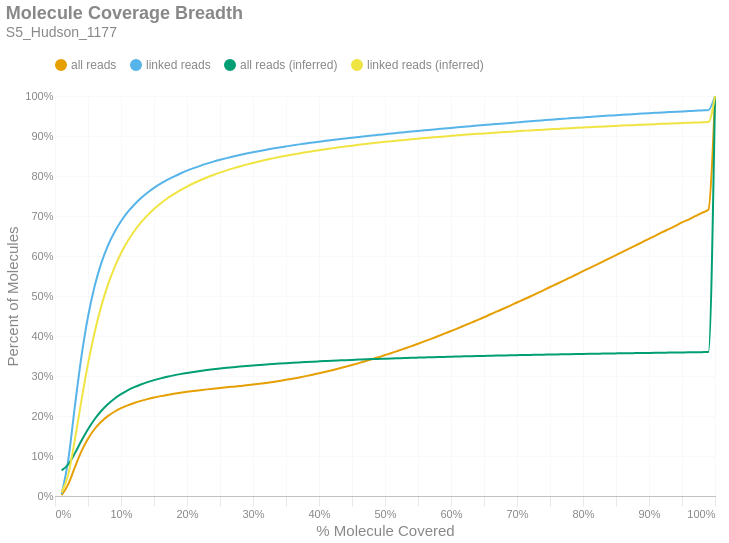

Notebook cell for this chart:
### Markdown cell above
### Molecule Read Coverage
This chart shows molecule coverage breadth as computed by the number of bases aligned to that molecule. In other words, "*how much of each unique long molecule is actually sequenced/aligned?*" Keep in mind there is a distinction between sequences and alignments, since some sequences belonging to a particular molecule may not align well and wouldn't appear in the alignment data. This chart also shows molecule coverage breadth as computed by the *inferred fragment* from which the aligned sequences originate. Unlike read coverage, this calculation takes into account the total insert size, including unsequenced gaps between the forward and reverse reads. Like the previous figures, these are cumulative percents.

### Code cell
if SKIPLR:
    print_html(f"Skipped")
else:
    binned_df = consolidated_hist(valids['coverage_bp'], mask, 0.01, True)
    binned_df_inf = consolidated_hist(valids['coverage_inserts'], mask, 0.01, True)
    binned_df = binned_df.with_columns(pl.lit(binned_df_inf['all reads (cumsum)']).alias('all reads (inferred)'))
    binned_df = binned_df.with_columns(pl.lit(binned_df_inf['linked reads (cumsum)']).alias('linked reads (inferred)'))
    binned_df = binned_df.with_columns(
        (pl.col('bin').cast(pl.Float64) + 0.01).alias('right_edge')
    )

    with SafeRender(binned_df):
        (
            density_plot(binned_df, 'Molecule Coverage Breadth', samplename, 'molcov', ['all reads (inferred)','linked reads (inferred)'])
            .encode(
                #x=alt.X('bin:Q', title="% Molecule Covered").axis(format = '%').scale(padding=0),
                x=alt.X('right_edge:Q', title="% Molecule Covered").axis(format='%').scale(padding=0),
                y=alt.Y('value:Q', title='Percent of Molecules')
                    .axis(format='%')
                    .stack(False)
                    .scale(domainMin=0, padding=0),
                color=alt.Color("key:N").scale(domain = ["all reads", "linked reads", "all reads (inferred)", "linked reads (inferred)"]),
                tooltip = [
                    alt.Tooltip("key:N", title = "Data Type"),
                    alt.Tooltip("range_label:N", title="% Molecule Covered"),
                    alt.Tooltip("value:Q", format = ".2%", title="% Molecules")
                ]
            )
        ).display()

### Figure 1 — Vega-Lite specification as saved in the notebook (floating-point values rounded to 4 significant figures)
{"width": "container", "height": 400, "config": {"title": {"anchor": "start", "dy": -15, "fontSize": 18, "color": "#888888", "subtitleColor": "#888888", "subtitleFontSize": 14}, "arc": {"fill": "#0072B2"}, "axis": {"domainColor": "#888888", "domainWidth": 0.5, "gridWidth": 0.2, "grid": false, "titleFontWeight": 400, "titleFontSize": 15, "labelFontSize": 11, "labelColor": "#888888", "tickColor": "#888888", "tickWidth": 0.2, "titleColor": "#888888"}, "axisBand": {"grid": false}, "axisX": {"grid": true, "tickSize": 10, "domainCap": "round"}, "axisY": {"domain": false, "grid": true, "tickSize": 0, "domainCap": "round"}, "background": "transparent", "header": {"labelFontSize": 15, "labelColor": "#888888", "titleFontSize": 15, "titleFontWeight": 600, "titleColor": "#888888"}, "legend": {"labelFont": "sans-serif", "labelFontSize": 12, "labelColor": "#888888", "symbolSize": 100, "symbolType": "circle", "titleFontSize": 12, "titlePadding": 10, "titleColor": "#888888", "title": null, "orient": "top"}, "range": {"category": ["#E69F00", "#56B4E9", "#009E73", "#F0E442", "#0072B2", "#D55E00", "#CC79A7", "#000000"], "diverging": ["#cfe8f3", "#a2d4ec", "#73bfe2", "#46abdb", "#1696d2", "#12719e"]}, "area": {"fill": "#0072B2", "fillOpacity": 0.7, "line": true, "strokeOpacity": 0.7}, "line": {"color": "#0072B2", "stroke": "#0072B2", "strokeWidth": 2}, "trail": {"color": "#0072B2", "stroke": "#0072B2", "strokeWidth": 0, "size": 1}, "point": {"filled": true, "fillOpacity": 1.0, "size": 95}, "text": {"color": "#888888", "fontSize": 11, "align": "right", "fontWeight": 400, "size": 11}, "bar": {"fill": "#0072B2", "stroke": null}, "view": {"stroke": null, "continuousWidth": 660, "continuousHeight": 400}}, "data": {"name": "data-c5a2cd94aecbf6a130dd27008692536d"}, "mark": {"type": "line", "interpolate": "monotone", "point": {"opacity": 0, "size": 275}}, "encoding": {"color": {"field": "key", "scale": {"domain": ["all reads", "linked reads", "all reads (inferred)", "linked reads (inferred)"]}, "type": "nominal"}, "tooltip": [{"field": "key", "title": "Data Type", "type": "nominal"}, {"field": "range_label", "title": "% Molecule Covered", "type": "nominal"}, {"field": "value", "format": ".2%", "title": "% Molecules", "type": "quantitative"}], "x": {"axis": {"format": "%"}, "field": "right_edge", "scale": {"padding": 0}, "title": "% Molecule Covered", "type": "quantitative"}, "y": {"axis": {"format": "%"}, "field": "value", "scale": {"domainMin": 0, "padding": 0}, "stack": false, "title": "Percent of Molecules", "type": "quantitative"}}, "params": [{"name": "param_c36ac31b6afebe62", "select": {"type": "point", "fields": ["key"]}, "bind": "legend"}], "title": {"text": "Molecule Coverage Breadth", "subtitle": "S5_Hudson_1177"}, "transform": [{"fold": ["all reads (cumsum)", "linked reads (cumsum)", "all reads (inferred)", "linked reads (inferred)"]}, {"calculate": "replace(datum.key, ' (cumsum)', '')", "as": "key"}, {"filter": {"param": "param_c36ac31b6afebe62"}}], "usermeta": {"embedOptions": {"downloadFileName": "S5_Hudson_1177.molcov"}}, "$schema": "https://vega.github.io/schema/vega-lite/v6.1.0.json", "datasets": {"data-c5a2cd94aecbf6a130dd27008692536d": [{"bin": "0.0", "interval": "0.0-0.01", "all reads": 0.001803, "linked reads": 0.004964, "all reads (cumsum)": 0.001803, "linked reads (cumsum)": 0.004964, "range_label": "0.0-0.01", "all reads (inferred)": 0.06419, "linked reads (inferred)": 0.0089, "right_edge": 0.01}, {"bin": "0.01", "interval": "0.01-0.02", "all reads": 0.02719, "linked reads": 0.08407, "all reads (cumsum)": 0.02899, "linked reads (cumsum)": 0.08903, "range_label": "0.01-0.02", "all reads (inferred)": 0.07873, "linked reads (inferred)": 0.05294, "right_edge": 0.02}, {"bin": "0.02", "interval": "0.02-0.03", "all reads": 0.04259, "linked reads": 0.1336, "all reads (cumsum)": 0.07158, "linked reads (cumsum)": 0.2226, "range_label": "0.02-0.03", "all reads (inferred)": 0.1065, "linked reads (inferred)": 0.1397, "right_edge": 0.03}, {"bin": "0.03", "interval": "0.03-0.04", "all reads": 0.03991, "linked reads": 0.1255, "all reads (cumsum)": 0.1115, "linked reads (cumsum)": 0.3481, "range_label": "0.03-0.04", "all reads (inferred)": 0.1379, "linked reads (inferred)": 0.2385, "right_edge": 0.04}, {"bin": "0.04", "interval": "0.04-0.05", "all reads": 0.03179, "linked reads": 0.1, "all reads (cumsum)": 0.1433, "linked reads (cumsum)": 0.4481, "range_label": "0.04-0.05", "all reads (inferred)": 0.167, "linked reads (inferred)": 0.3302, "right_edge": 0.05}, {"bin": "0.05", "interval": "0.05-0.06", "all reads": 0.02421, "linked reads": 0.07613, "all reads (cumsum)": 0.1675, "linked reads (cumsum)": 0.5242, "range_label": "0.05-0.06", "all reads (inferred)": 0.1919, "linked reads (inferred)": 0.4088, "right_edge": 0.06}, {"bin": "0.06", "interval": "0.06-0.07", "all reads": 0.01823, "linked reads": 0.05725, "all reads (cumsum)": 0.1857, "linked reads (cumsum)": 0.5815, "range_label": "0.06-0.07", "all reads (inferred)": 0.2125, "linked reads (inferred)": 0.4741, "right_edge": 0.07}, {"bin": "0.07", "interval": "0.07-0.08", "all reads": 0.01396, "linked reads": 0.04375, "all reads (cumsum)": 0.1997, "linked reads (cumsum)": 0.6252, "range_label": "0.07-0.08", "all reads (inferred)": 0.2294, "linked reads (inferred)": 0.5273, "right_edge": 0.08}, {"bin": "0.08", "interval": "0.08-0.09", "all reads": 0.01094, "linked reads": 0.03426, "all reads (cumsum)": 0.2106, "linked reads (cumsum)": 0.6595, "range_label": "0.08-0.09", "all reads (inferred)": 0.2433, "linked reads (inferred)": 0.5712, "right_edge": 0.09}, {"bin": "0.09", "interval": "0.09-0.1", "all reads": 0.008824, "linked reads": 0.02756, "all reads (cumsum)": 0.2194, "linked reads (cumsum)": 0.687, "range_label": "0.09-0.1", "all reads (inferred)": 0.2546, "linked reads (inferred)": 0.6068, "right_edge": 0.1}, {"bin": "0.1", "interval": "0.1-0.11", "all reads": 0.007182, "linked reads": 0.02234, "all reads (cumsum)": 0.2266, "linked reads (cumsum)": 0.7094, "range_label": "0.1-0.11", "all reads (inferred)": 0.264, "linked reads (inferred)": 0.6366, "right_edge": 0.11}, {"bin": "0.11", "interval": "0.11-0.12", "all reads": 0.006056, "linked reads": 0.01883, "all reads (cumsum)": 0.2327, "linked reads (cumsum)": 0.7282, "range_label": "0.11-0.12", "all reads (inferred)": 0.272, "linked reads (inferred)": 0.6619, "right_edge": 0.12}, {"bin": "0.12", "interval": "0.12-0.13", "all reads": 0.005161, "linked reads": 0.01603, "all reads (cumsum)": 0.2378, "linked reads (cumsum)": 0.7442, "range_label": "0.12-0.13", "all reads (inferred)": 0.2788, "linked reads (inferred)": 0.6832, "right_edge": 0.13}, {"bin": "0.13", "interval": "0.13-0.14", "all reads": 0.004417, "linked reads": 0.01368, "all reads (cumsum)": 0.2423, "linked reads (cumsum)": 0.7579, "range_label": "0.13-0.14", "all reads (inferred)": 0.2846, "linked reads (inferred)": 0.7016, "right_edge": 0.14}, {"bin": "0.14", "interval": "0.14-0.15", "all reads": 0.00396, "linked reads": 0.01222, "all reads (cumsum)": 0.2462, "linked reads (cumsum)": 0.7701, "range_label": "0.14-0.15", "all reads (inferred)": 0.2897, "linked reads (inferred)": 0.7176, "right_edge": 0.15}, {"bin": "0.15", "interval": "0.15-0.16", "all reads": 0.003434, "linked reads": 0.01057, "all reads (cumsum)": 0.2496, "linked reads (cumsum)": 0.7807, "range_label": "0.15-0.16", "all reads (inferred)": 0.2941, "linked reads (inferred)": 0.7313, "right_edge": 0.16}, {"bin": "0.16", "interval": "0.16-0.17", "all reads": 0.003056, "linked reads": 0.00933, "all reads (cumsum)": 0.2527, "linked reads (cumsum)": 0.79, "range_label": "0.16-0.17", "all reads (inferred)": 0.2981, "linked reads (inferred)": 0.7437, "right_edge": 0.17}, {"bin": "0.17", "interval": "0.17-0.18", "all reads": 0.002786, "linked reads": 0.008431, "all reads (cumsum)": 0.2555, "linked reads (cumsum)": 0.7985, "range_label": "0.17-0.18", "all reads (inferred)": 0.3015, "linked reads (inferred)": 0.7547, "right_edge": 0.18}, {"bin": "0.18", "interval": "0.18-0.19", "all reads": 0.002606, "linked reads": 0.00782, "all reads (cumsum)": 0.2581, "linked reads (cumsum)": 0.8063, "range_label": "0.18-0.19", "all reads (inferred)": 0.3047, "linked reads (inferred)": 0.7647, "right_edge": 0.19}, {"bin": "0.19", "interval": "0.19-0.2", "all reads": 0.002365, "linked reads": 0.006977, "all reads (cumsum)": 0.2605, "linked reads (cumsum)": 0.8133, "range_label": "0.19-0.2", "all reads (inferred)": 0.3075, "linked reads (inferred)": 0.7736, "right_edge": 0.2}, {"bin": "0.2", "interval": "0.2-0.21", "all reads": 0.00216, "linked reads": 0.006358, "all reads (cumsum)": 0.2626, "linked reads (cumsum)": 0.8196, "range_label": "0.2-0.21", "all reads (inferred)": 0.3102, "linked reads (inferred)": 0.7818, "right_edge": 0.21}, {"bin": "0.21", "interval": "0.21-0.22", "all reads": 0.00203, "linked reads": 0.005815, "all reads (cumsum)": 0.2647, "linked reads (cumsum)": 0.8254, "range_label": "0.21-0.22", "all reads (inferred)": 0.3126, "linked reads (inferred)": 0.7894, "right_edge": 0.22}, {"bin": "0.22", "interval": "0.22-0.23", "all reads": 0.001912, "linked reads": 0.005389, "all reads (cumsum)": 0.2666, "linked reads (cumsum)": 0.8308, "range_label": "0.22-0.23", "all reads (inferred)": 0.3148, "linked reads (inferred)": 0.7963, "right_edge": 0.23}, {"bin": "0.23", "interval": "0.23-0.24", "all reads": 0.001813, "linked reads": 0.005038, "all reads (cumsum)": 0.2684, "linked reads (cumsum)": 0.8359, "range_label": "0.23-0.24", "all reads (inferred)": 0.3168, "linked reads (inferred)": 0.8026, "right_edge": 0.24}, {"bin": "0.24", "interval": "0.24-0.25", "all reads": 0.001703, "linked reads": 0.004557, "all reads (cumsum)": 0.2701, "linked reads (cumsum)": 0.8404, "range_label": "0.24-0.25", "all reads (inferred)": 0.3187, "linked reads (inferred)": 0.8085, "right_edge": 0.25}, {"bin": "0.25", "interval": "0.25-0.26", "all reads": 0.001647, "linked reads": 0.004311, "all reads (cumsum)": 0.2717, "linked reads (cumsum)": 0.8447, "range_label": "0.25-0.26", "all reads (inferred)": 0.3204, "linked reads (inferred)": 0.814, "right_edge": 0.26}, {"bin": "0.26", "interval": "0.26-0.27", "all reads": 0.001616, "linked reads": 0.004097, "all reads (cumsum)": 0.2733, "linked reads (cumsum)": 0.8488, "range_label": "0.26-0.27", "all reads (inferred)": 0.3221, "linked reads (inferred)": 0.8191, "right_edge": 0.27}, {"bin": "0.27", "interval": "0.27-0.28", "all reads": 0.00161, "linked reads": 0.003774, "all reads (cumsum)": 0.275, "linked reads (cumsum)": 0.8526, "range_label": "0.27-0.28", "all reads (inferred)": 0.3236, "linked reads (inferred)": 0.8239, "right_edge": 0.28}, {"bin": "0.28", "interval": "0.28-0.29", "all reads": 0.001668, "linked reads": 0.003503, "all reads (cumsum)": 0.2766, "linked reads (cumsum)": 0.8561, "range_label": "0.28-0.29", "all reads (inferred)": 0.325, "linked reads (inferred)": 0.8284, "right_edge": 0.29}, {"bin": "0.29", "interval": "0.29-0.3", "all reads": 0.00184, "linked reads": 0.003361, "all reads (cumsum)": 0.2785, "linked reads (cumsum)": 0.8595, "range_label": "0.29-0.3", "all reads (inferred)": 0.3264, "linked reads (inferred)": 0.8327, "right_edge": 0.3}, {"bin": "0.3", "interval": "0.3-0.31", "all reads": 0.00204, "linked reads": 0.003249, "all reads (cumsum)": 0.2805, "linked reads (cumsum)": 0.8627, "range_label": "0.3-0.31", "all reads (inferred)": 0.3277, "linked reads (inferred)": 0.8367, "right_edge": 0.31}, {"bin": "0.31", "interval": "0.31-0.32", "all reads": 0.002174, "linked reads": 0.002928, "all reads (cumsum)": 0.2827, "linked reads (cumsum)": 0.8656, "range_label": "0.31-0.32", "all reads (inferred)": 0.3289, "linked reads (inferred)": 0.8405, "right_edge": 0.32}, {"bin": "0.32", "interval": "0.32-0.33", "all reads": 0.00241, "linked reads": 0.002967, "all reads (cumsum)": 0.2851, "linked reads (cumsum)": 0.8686, "range_label": "0.32-0.33", "all reads (inferred)": 0.33, "linked reads (inferred)": 0.844, "right_edge": 0.33}, {"bin": "0.33", "interval": "0.33-0.34", "all reads": 0.002585, "linked reads": 0.002793, "all reads (cumsum)": 0.2877, "linked reads (cumsum)": 0.8714, "range_label": "0.33-0.34", "all reads (inferred)": 0.3311, "linked reads (inferred)": 0.8474, "right_edge": 0.34}, {"bin": "0.34", "interval": "0.34-0.35", "all reads": 0.002696, "linked reads": 0.002629, "all reads (cumsum)": 0.2904, "linked reads (cumsum)": 0.874, "range_label": "0.34-0.35", "all reads (inferred)": 0.3322, "linked reads (inferred)": 0.8506, "right_edge": 0.35}, {"bin": "0.35", "interval": "0.35-0.36", "all reads": 0.002909, "linked reads": 0.002552, "all reads (cumsum)": 0.2933, "linked reads (cumsum)": 0.8766, "range_label": "0.35-0.36", "all reads (inferred)": 0.3331, "linked reads (inferred)": 0.8537, "right_edge": 0.36}, {"bin": "0.36", "interval": "0.36-0.37", "all reads": 0.003136, "linked reads": 0.002472, "all reads (cumsum)": 0.2964, "linked reads (cumsum)": 0.8791, "range_label": "0.36-0.37", "all reads (inferred)": 0.334, "linked reads (inferred)": 0.8565, "right_edge": 0.37}, {"bin": "0.37", "interval": "0.37-0.38", "all reads": 0.003257, "linked reads": 0.002274, "all reads (cumsum)": 0.2997, "linked reads (cumsum)": 0.8813, "range_label": "0.37-0.38", "all reads (inferred)": 0.335, "linked reads (inferred)": 0.8594, "right_edge": 0.38}, {"bin": "0.38", "interval": "0.38-0.39", "all reads": 0.003449, "linked reads": 0.002304, "all reads (cumsum)": 0.3031, "linked reads (cumsum)": 0.8836, "range_label": "0.38-0.39", "all reads (inferred)": 0.3358, "linked reads (inferred)": 0.862, "right_edge": 0.39}, {"bin": "0.39", "interval": "0.39-0.4", "all reads": 0.003721, "linked reads": 0.002222, "all reads (cumsum)": 0.3068, "linked reads (cumsum)": 0.8859, "range_label": "0.39-0.4", "all reads (inferred)": 0.3366, "linked reads (inferred)": 0.8646, "right_edge": 0.4}, {"bin": "0.4", "interval": "0.4-0.41", "all reads": 0.003695, "linked reads": 0.001998, "all reads (cumsum)": 0.3105, "linked reads (cumsum)": 0.8879, "range_label": "0.4-0.41", "all reads (inferred)": 0.3374, "linked reads (inferred)": 0.867, "right_edge": 0.41}, {"bin": "0.41", "interval": "0.41-0.42", "all reads": 0.003987, "linked reads": 0.00208, "all reads (cumsum)": 0.3145, "linked reads (cumsum)": 0.8899, "range_label": "0.41-0.42", "all reads (inferred)": 0.3382, "linked reads (inferred)": 0.8694, "right_edge": 0.42}, {"bin": "0.42", "interval": "0.42-0.43", "all reads": 0.004184, "linked reads": 0.001988, "all reads (cumsum)": 0.3187, "linked reads (cumsum)": 0.8919, "range_label": "0.42-0.43", "all reads (inferred)": 0.3389, "linked reads (inferred)": 0.8716, "right_edge": 0.43}, {"bin": "0.43", "interval": "0.43-0.44", "all reads": 0.004308, "linked reads": 0.00198, "all reads (cumsum)": 0.323, "linked reads (cumsum)": 0.8939, "range_label": "0.43-0.44", "all reads (inferred)": 0.3396, "linked reads (inferred)": 0.8738, "right_edge": 0.44}, {"bin": "0.44", "interval": "0.44-0.45", "all reads": 0.00453, "linked reads": 0.001861, "all reads (cumsum)": 0.3275, "linked reads (cumsum)": 0.8958, "range_label": "0.44-0.45", "all reads (inferred)": 0.3403, "linked reads (inferred)": 0.8759, "right_edge": 0.45}, {"bin": "0.45", "interval": "0.45-0.46", "all reads": 0.004646, "linked reads": 0.001878, "all reads (cumsum)": 0.3322, "linked reads (cumsum)": 0.8976, "range_label": "0.45-0.46", "all reads (inferred)": 0.341, "linked reads (inferred)": 0.8779, "right_edge": 0.46}, {"bin": "0.46", "interval": "0.46-0.47", "all reads": 0.004806, "linked reads": 0.001726, "all reads (cumsum)": 0.337, "linked reads (cumsum)": 0.8994, "range_label": "0.46-0.47", "all reads (inferred)": 0.3416, "linked reads (inferred)": 0.8798, "right_edge": 0.47}, {"bin": "0.47", "interval": "0.47-0.48", "all reads": 0.004994, "linked reads": 0.001725, "all reads (cumsum)": 0.342, "linked reads (cumsum)": 0.9011, "range_label": "0.47-0.48", "all reads (inferred)": 0.3422, "linked reads (inferred)": 0.8818, "right_edge": 0.48}, {"bin": "0.48", "interval": "0.48-0.49", "all reads": 0.004882, "linked reads": 0.001762, "all reads (cumsum)": 0.3469, "linked reads (cumsum)": 0.9029, "range_label": "0.48-0.49", "all reads (inferred)": 0.3428, "linked reads (inferred)": 0.8836, "right_edge": 0.49}, {"bin": "0.49", "interval": "0.49-0.5", "all reads": 0.005537, "linked reads": 0.001743, "all reads (cumsum)": 0.3524, "linked reads (cumsum)": 0.9046, "range_label": "0.49-0.5", "all reads (inferred)": 0.3434, "linked reads (inferred)": 0.8853, "right_edge": 0.5}, {"bin": "0.5", "interval": "0.5-0.51", "all reads": 0.004988, "linked reads": 0.001591, "all reads (cumsum)": 0.3574, "linked reads (cumsum)": 0.9062, "range_label": "0.5-0.51", "all reads (inferred)": 0.3439, "linked reads (inferred)": 0.887, "right_edge": 0.51}, {"bin": "0.51", "interval": "0.51-0.52", "all reads": 0.005797, "linked reads": 0.001712, "all reads (cumsum)": 0.3632, "linked reads (cumsum)": 0.9079, "range_label": "0.51-0.52", "all reads (inferred)": 0.3444, "linked reads (inferred)": 0.8886, "right_edge": 0.52}, {"bin": "0.52", "interval": "0.52-0.53", "all reads": 0.005642, "linked reads": 0.001632, "all reads (cumsum)": 0.3688, "linked reads (cumsum)": 0.9095, "range_label": "0.52-0.53", "all reads (inferred)": 0.3449, "linked reads (inferred)": 0.8902, "right_edge": 0.53}, {"bin": "0.53", "interval": "0.53-0.54", "all reads": 0.005815, "linked reads": 0.001576, "all reads (cumsum)": 0.3746, "linked reads (cumsum)": 0.9111, "range_label": "0.53-0.54", "all reads (inferred)": 0.3455, "linked reads (inferred)": 0.8918, "right_edge": 0.54}, {"bin": "0.54", "interval": "0.54-0.55", "all reads": 0.005922, "linked reads": 0.001596, "all reads (cumsum)": 0.3806, "linked reads (cumsum)": 0.9127, "range_label": "0.54-0.55", "all reads (inferred)": 0.346, "linked reads (inferred)": 0.8933, "right_edge": 0.55}, {"bin": "0.55", "interval": "0.55-0.56", "all reads": 0.00617, "linked reads": 0.001557, "all reads (cumsum)": 0.3867, "linked reads (cumsum)": 0.9143, "range_label": "0.55-0.56", "all reads (inferred)": 0.3465, "linked reads (inferred)": 0.8948, "right_edge": 0.56}, {"bin": "0.56", "interval": "0.56-0.57", "all reads": 0.006224, "linked reads": 0.001538, "all reads (cumsum)": 0.393, "linked reads (cumsum)": 0.9158, "range_label": "0.56-0.57", "all reads (inferred)": 0.3469, "linked reads (inferred)": 0.8962, "right_edge": 0.57}, {"bin": "0.57", "interval": "0.57-0.58", "all reads": 0.006345, "linked reads": 0.001468, "all reads (cumsum)": 0.3993, "linked reads (cumsum)": 0.9173, "range_label": "0.57-0.58", "all reads (inferred)": 0.3474, "linked reads (inferred)": 0.8976, "right_edge": 0.58}, {"bin": "0.58", "interval": "0.58-0.59", "all reads": 0.006467, "linked reads": 0.001447, "all reads (cumsum)": 0.4058, "linked reads (cumsum)": 0.9187, "range_label": "0.58-0.59", "all reads (inferred)": 0.3478, "linked reads (inferred)": 0.8989, "right_edge": 0.59}, {"bin": "0.59", "interval": "0.59-0.6", "all reads": 0.006688, "linked reads": 0.001478, "all reads (cumsum)": 0.4125, "linked reads (cumsum)": 0.9202, "range_label": "0.59-0.6", "all reads (inferred)": 0.3483, "linked reads (inferred)": 0.9004, "right_edge": 0.6}, {"bin": "0.6", "interval": "0.6-0.61", "all reads": 0.00655, "linked reads": 0.001442, "all reads (cumsum)": 0.419, "linked reads (cumsum)": 0.9216, "range_label": "0.6-0.61", "all reads (inferred)": 0.3487, "linked reads (inferred)": 0.9017, "right_edge": 0.61}, {"bin": "0.61", "interval": "0.61-0.62", "all reads": 0.006888, "linked reads": 0.001442, "all reads (cumsum)": 0.4259, "linked reads (cumsum)": 0.9231, "range_label": "0.61-0.62", "all reads (inferred)": 0.3491, "linked reads (inferred)": 0.9029, "right_edge": 0.62}, {"bin": "0.62", "interval": "0.62-0.63", "all reads": 0.006896, "linked reads": 0.001447, "all reads (cumsum)": 0.4328, "linked reads (cumsum)": 0.9245, "range_label": "0.62-0.63", "all reads (inferred)": 0.3495, "linked reads (inferred)": 0.9042, "right_edge": 0.63}, {"bin": "0.63", "interval": "0.63-0.64", "all reads": 0.007037, "linked reads": 0.001433, "all reads (cumsum)": 0.4398, "linked reads (cumsum)": 0.926, "range_label": "0.63-0.64", "all reads (inferred)": 0.3499, "linked reads (inferred)": 0.9054, "right_edge": 0.64}, {"bin": "0.64", "interval": "0.64-0.65", "all reads": 0.006988, "linked reads": 0.001379, "all reads (cumsum)": 0.4468, "linked reads (cumsum)": 0.9273, "range_label": "0.64-0.65", "all reads (inferred)": 0.3503, "linked reads (inferred)": 0.9065, "right_edge": 0.65}, {"bin": "0.65", "interval": "0.65-0.66", "all reads": 0.00746, "linked reads": 0.001419, "all reads (cumsum)": 0.4543, "linked reads (cumsum)": 0.9288, "range_label": "0.65-0.66", "all reads (inferred)": 0.3507, "linked reads (inferred)": 0.9076, "right_edge": 0.66}, {"bin": "0.66", "interval": "0.66-0.67", "all reads": 0.00709, "linked reads": 0.001328, "all reads (cumsum)": 0.4614, "linked reads (cumsum)": 0.9301, "range_label": "0.66-0.67", "all reads (inferred)": 0.3511, "linked reads (inferred)": 0.9088, "right_edge": 0.67}, {"bin": "0.67", "interval": "0.67-0.68", "all reads": 0.007458, "linked reads": 0.001318, "all reads (cumsum)": 0.4688, "linked reads (cumsum)": 0.9314, "range_label": "0.67-0.68", "all reads (inferred)": 0.3514, "linked reads (inferred)": 0.9098, "right_edge": 0.68}, {"bin": "0.68", "interval": "0.68-0.69", "all reads": 0.007308, "linked reads": 0.001355, "all reads (cumsum)": 0.4761, "linked reads (cumsum)": 0.9328, "range_label": "0.68-0.69", "all reads (inferred)": 0.3517, "linked reads (inferred)": 0.9109, "right_edge": 0.69}, {"bin": "0.69", "interval": "0.69-0.7", "all reads": 0.007691, "linked reads": 0.001299, "all reads (cumsum)": 0.4838, "linked reads (cumsum)": 0.9341, "range_label": "0.69-0.7", "all reads (inferred)": 0.3521, "linked reads (inferred)": 0.9119, "right_edge": 0.7}, {"bin": "0.7", "interval": "0.7-0.71", "all reads": 0.007372, "linked reads": 0.001282, "all reads (cumsum)": 0.4912, "linked reads (cumsum)": 0.9353, "range_label": "0.7-0.71", "all reads (inferred)": 0.3524, "linked reads (inferred)": 0.9129, "right_edge": 0.71}, {"bin": "0.71", "interval": "0.71-0.72", "all reads": 0.007555, "linked reads": 0.001341, "all reads (cumsum)": 0.4988, "linked reads (cumsum)": 0.9367, "range_label": "0.71-0.72", "all reads (inferred)": 0.3527, "linked reads (inferred)": 0.9139, "right_edge": 0.72}, {"bin": "0.72", "interval": "0.72-0.73", "all reads": 0.007829, "linked reads": 0.001264, "all reads (cumsum)": 0.5066, "linked reads (cumsum)": 0.9379, "range_label": "0.72-0.73", "all reads (inferred)": 0.3531, "linked reads (inferred)": 0.9149, "right_edge": 0.73}, {"bin": "0.73", "interval": "0.73-0.74", "all reads": 0.007678, "linked reads": 0.001295, "all reads (cumsum)": 0.5143, "linked reads (cumsum)": 0.9392, "range_label": "0.73-0.74", "all reads (inferred)": 0.3534, "linked reads (inferred)": 0.9158, "right_edge": 0.74}, {"bin": "0.74", "interval": "0.74-0.75", "all reads": 0.008175, "linked reads": 0.001303, "all reads (cumsum)": 0.5224, "linked reads (cumsum)": 0.9405, "range_label": "0.74-0.75", "all reads (inferred)": 0.3537, "linked reads (inferred)": 0.9168, "right_edge": 0.75}, {"bin": "0.75", "interval": "0.75-0.76", "all reads": 0.007621, "linked reads": 0.001187, "all reads (cumsum)": 0.5301, "linked reads (cumsum)": 0.9417, "range_label": "0.75-0.76", "all reads (inferred)": 0.354, "linked reads (inferred)": 0.9177, "right_edge": 0.76}, {"bin": "0.76", "interval": "0.76-0.77", "all reads": 0.007887, "linked reads": 0.001219, "all reads (cumsum)": 0.5379, "linked reads (cumsum)": 0.943, "range_label": "0.76-0.77", "all reads (inferred)": 0.3543, "linked reads (inferred)": 0.9186, "right_edge": 0.77}, {"bin": "0.77", "interval": "0.77-0.78", "all reads": 0.00794, "linked reads": 0.001235, "all reads (cumsum)": 0.5459, "linked reads (cumsum)": 0.9442, "range_label": "0.77-0.78", "all reads (inferred)": 0.3546, "linked reads (inferred)": 0.9195, "right_edge": 0.78}, {"bin": "0.78", "interval": "0.78-0.79", "all reads": 0.007911, "linked reads": 0.001138, "all reads (cumsum)": 0.5538, "linked reads (cumsum)": 0.9453, "range_label": "0.78-0.79", "all reads (inferred)": 0.3549, "linked reads (inferred)": 0.9204, "right_edge": 0.79}, {"bin": "0.79", "interval": "0.79-0.8", "all reads": 0.008387, "linked reads": 0.001213, "all reads (cumsum)": 0.5622, "linked reads (cumsum)": 0.9465, "range_label": "0.79-0.8", "all reads (inferred)": 0.3552, "linked reads (inferred)": 0.9212, "right_edge": 0.8}, {"bin": "0.8", "interval": "0.8-0.81", "all reads": 0.007732, "linked reads": 0.001081, "all reads (cumsum)": 0.5699, "linked reads (cumsum)": 0.9476, "range_label": "0.8-0.81", "all reads (inferred)": 0.3554, "linked reads (inferred)": 0.922, "right_edge": 0.81}, {"bin": "0.81", "interval": "0.81-0.82", "all reads": 0.008039, "linked reads": 0.001121, "all reads (cumsum)": 0.578, "linked reads (cumsum)": 0.9487, "range_label": "0.81-0.82", "all reads (inferred)": 0.3557, "linked reads (inferred)": 0.9229, "right_edge": 0.82}, {"bin": "0.82", "interval": "0.82-0.83", "all reads": 0.008091, "linked reads": 0.001135, "all reads (cumsum)": 0.586, "linked reads (cumsum)": 0.9499, "range_label": "0.82-0.83", "all reads (inferred)": 0.356, "linked reads (inferred)": 0.9237, "right_edge": 0.83}, {"bin": "0.83", "interval": "0.83-0.84", "all reads": 0.008167, "linked reads": 0.001082, "all reads (cumsum)": 0.5942, "linked reads (cumsum)": 0.951, "range_label": "0.83-0.84", "all reads (inferred)": 0.3563, "linked reads (inferred)": 0.9245, "right_edge": 0.84}, {"bin": "0.84", "interval": "0.84-0.85", "all reads": 0.008002, "linked reads": 0.001004, "all reads (cumsum)": 0.6022, "linked reads (cumsum)": 0.952, "range_label": "0.84-0.85", "all reads (inferred)": 0.3565, "linked reads (inferred)": 0.9253, "right_edge": 0.85}, {"bin": "0.85", "interval": "0.85-0.86", "all reads": 0.008258, "linked reads": 0.001037, "all reads (cumsum)": 0.6105, "linked reads (cumsum)": 0.953, "range_label": "0.85-0.86", "all reads (inferred)": 0.3568, "linked reads (inferred)": 0.9261, "right_edge": 0.86}, {"bin": "0.86", "interval": "0.86-0.87", "all reads": 0.008051, "linked reads": 0.0009835, "all reads (cumsum)": 0.6185, "linked reads (cumsum)": 0.954, "range_label": "0.86-0.87", "all reads (inferred)": 0.357, "linked reads (inferred)": 0.9268, "right_edge": 0.87}, {"bin": "0.87", "interval": "0.87-0.88", "all reads": 0.008204, "linked reads": 0.0009816, "all reads (cumsum)": 0.6267, "linked reads (cumsum)": 0.955, "range_label": "0.87-0.88", "all reads (inferred)": 0.3573, "linked reads (inferred)": 0.9275, "right_edge": 0.88}, {"bin": "0.88", "interval": "0.88-0.89", "all reads": 0.008094, "linked reads": 0.0009872, "all reads (cumsum)": 0.6348, "linked reads (cumsum)": 0.956, "range_label": "0.88-0.89", "all reads (inferred)": 0.3575, "linked reads (inferred)": 0.9282, "right_edge": 0.89}, {"bin": "0.89", "interval": "0.89-0.9", "all reads": 0.00823, "linked reads": 0.0009515, "all reads (cumsum)": 0.6431, "linked reads (cumsum)": 0.9569, "range_label": "0.89-0.9", "all reads (inferred)": 0.3578, "linked reads (inferred)": 0.9289, "right_edge": 0.9}, {"bin": "0.9", "interval": "0.9-0.91", "all reads": 0.007743, "linked reads": 0.0009318, "all reads (cumsum)": 0.6508, "linked reads (cumsum)": 0.9578, "range_label": "0.9-0.91", "all reads (inferred)": 0.358, "linked reads (inferred)": 0.9297, "right_edge": 0.91}, {"bin": "0.91", "interval": "0.91-0.92", "all reads": 0.008804, "linked reads": 0.001006, "all reads (cumsum)": 0.6596, "linked reads (cumsum)": 0.9588, "range_label": "0.91-0.92", "all reads (inferred)": 0.3583, "linked reads (inferred)": 0.9304, "right_edge": 0.92}, {"bin": "0.92", "interval": "0.92-0.93", "all reads": 0.007454, "linked reads": 0.0008679, "all reads (cumsum)": 0.6671, "linked reads (cumsum)": 0.9597, "range_label": "0.92-0.93", "all reads (inferred)": 0.3585, "linked reads (inferred)": 0.931, "right_edge": 0.93}, {"bin": "0.93", "interval": "0.93-0.94", "all reads": 0.008114, "linked reads": 0.0008867, "all reads (cumsum)": 0.6752, "linked reads (cumsum)": 0.9606, "range_label": "0.93-0.94", "all reads (inferred)": 0.3587, "linked reads (inferred)": 0.9316, "right_edge": 0.94}, {"bin": "0.94", "interval": "0.94-0.95", "all reads": 0.008764, "linked reads": 0.0008726, "all reads (cumsum)": 0.6839, "linked reads (cumsum)": 0.9615, "range_label": "0.94-0.95", "all reads (inferred)": 0.3589, "linked reads (inferred)": 0.9323, "right_edge": 0.95}, {"bin": "0.95", "interval": "0.95-0.96", "all reads": 0.007242, "linked reads": 0.0008097, "all reads (cumsum)": 0.6912, "linked reads (cumsum)": 0.9623, "range_label": "0.95-0.96", "all reads (inferred)": 0.3592, "linked reads (inferred)": 0.9329, "right_edge": 0.96}, {"bin": "0.96", "interval": "0.96-0.97", "all reads": 0.008366, "linked reads": 0.0008163, "all reads (cumsum)": 0.6995, "linked reads (cumsum)": 0.9631, "range_label": "0.96-0.97", "all reads (inferred)": 0.3594, "linked reads (inferred)": 0.9335, "right_edge": 0.97}, {"bin": "0.97", "interval": "0.97-0.98", "all reads": 0.008343, "linked reads": 0.0007853, "all reads (cumsum)": 0.7079, "linked reads (cumsum)": 0.9639, "range_label": "0.97-0.98", "all reads (inferred)": 0.3596, "linked reads (inferred)": 0.9341, "right_edge": 0.98}, {"bin": "0.98", "interval": "0.98-0.99", "all reads": 0.007614, "linked reads": 0.0008163, "all reads (cumsum)": 0.7155, "linked reads (cumsum)": 0.9647, "range_label": "0.98-0.99", "all reads (inferred)": 0.3599, "linked reads (inferred)": 0.9347, "right_edge": 0.99}, {"bin": "0.99", "interval": "0.99-1.0", "all reads": 0.2845, "linked reads": 0.03531, "all reads (cumsum)": 1.0, "linked reads (cumsum)": 1.0, "range_label": "0.99-1.0", "all reads (inferred)": 1.0, "linked reads (inferred)": 1.0, "right_edge": 1.0}]}}
